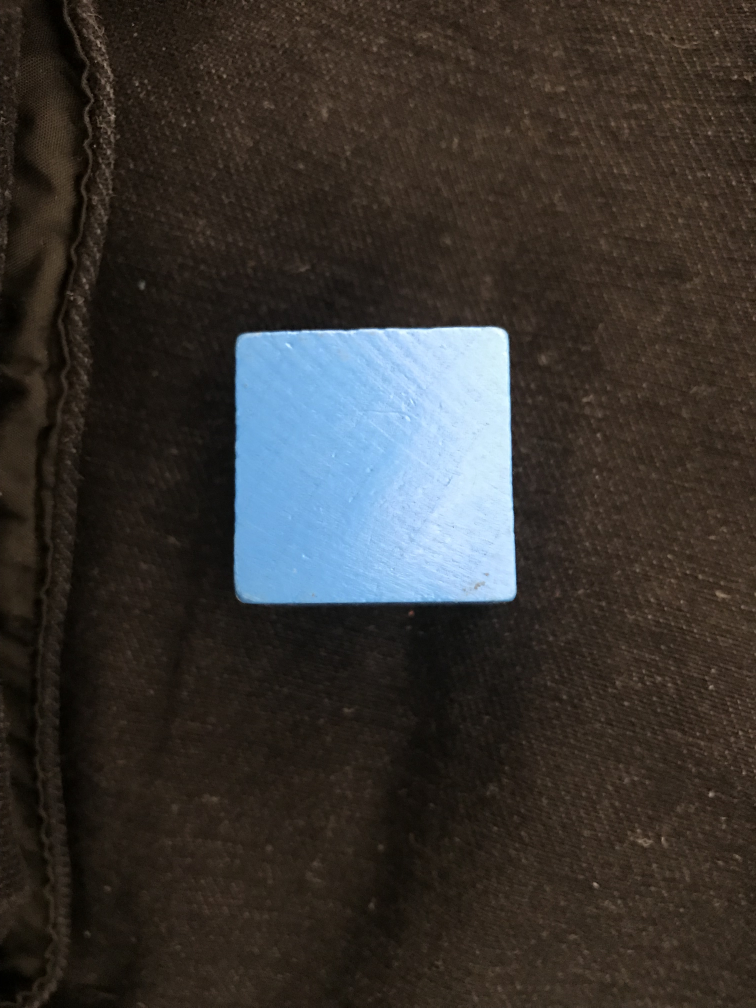
#> input picture test.png, 3024 x 4032 px, found by its file name (shown at 1/4 size)
$ python clicked.py
#> lines starting #> are read from the running program, lines starting #| are printed output that depends on the picture; after the words box and inside, x2 and y2 are one past the last pixel; in counts of white or black regions, pixels touching at a corner belong together
# import the necessary packages
import argparse
import imutils
import cv2

# load the image, convert it to grayscale, blur it slightly,
# and threshold it
file_path = 'E:\\PythonProjects\\tuxiangshibie\\485jixiebi\\baidu\zuobiao'
image = cv2.imread("E:\\PythonProjects\\tuxiangshibie\\485jixiebi\\baidu\\test.png")
#> image is the input picture: shape (4032, 3024, 3); mean B, G, R 49.3, 52.4, 55.9
image = cv2.resize(image, (600, 600))
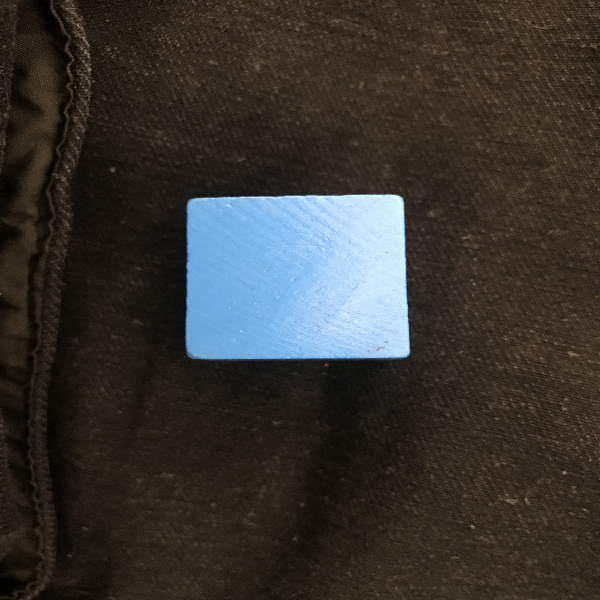
#> image: shape (600, 600, 3); mean B, G, R 49.1, 52.3, 55.8
gray = cv2.cvtColor(image, cv2.COLOR_BGR2GRAY) # 灰度
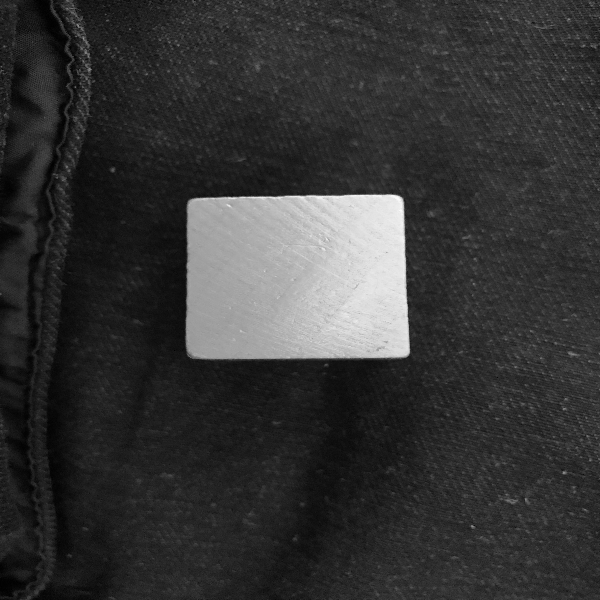
#> gray: shape (600, 600); min 0, max 251, mean 53
blurred = cv2.GaussianBlur(gray, (5, 5), 0) # 5x5的内核的高斯平滑
thresh = cv2.threshold(blurred, 108, 255, cv2.THRESH_BINARY)[1] # 阈值化，阈值化后形状被表示成黑色背景上的白色前景。
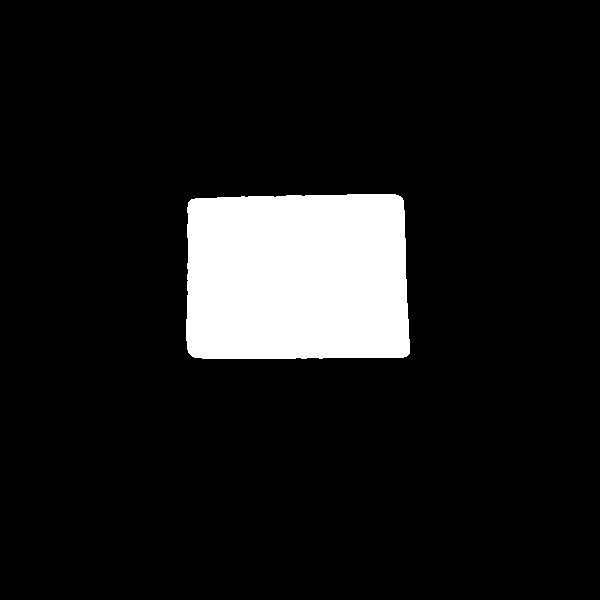
#> thresh: shape (600, 600); 9.9% white; 1 white region
cv2.imshow("Image", thresh)
# 在阈值图像中查找轮廓
# 找到白色对应的边界点的集合
cnts = cv2.findContours(thresh.copy(), cv2.RETR_EXTERNAL,
	cv2.CHAIN_APPROX_SIMPLE)
#> cnts = 1 contour; box (x1, y1, x2, y2) and area: (186, 194, 410, 359) 35328
cnts = imutils.grab_contours(cnts)


# 计算轮廓中心
# loop over the contours
for c in cnts:
    # compute the center of the contour
    # print(c)
    M = cv2.moments(c)
    cX = int(M["m10"] / M["m00"])
    cY = int(M["m01"] / M["m00"])

    # draw the contour and center of the shape on the image
    cv2.drawContours(image, [c], -1, (0, 255, 0), 2)
    cv2.circle(image, (cX, cY), 7, (255, 255, 255), -1)
    cv2.putText(image, "center", (cX - 20, cY - 20),
                cv2.FONT_HERSHEY_SIMPLEX, 0.5, (255, 255, 255), 2)

    # show the image
    cv2.imshow("Image", image)
    with open(file_path, 'w') as w_obj:
        w_obj.write(str(cX) +' ' + str(cY)+ "\n")
    print(cX, cY)
    cv2.waitKey(0)
#> this loop made 1 pass
#> (cX, cY) on pass 1: (296, 277)
#| 296 277
#> pass 1, `cv2.imshow("Image", image)`:
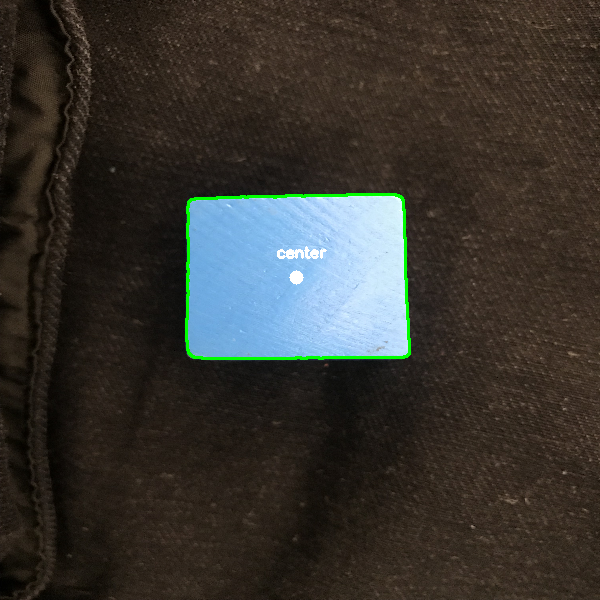
#> window 'Image': shape (600, 600, 3); mean B, G, R 48.1, 53.1, 55.3
